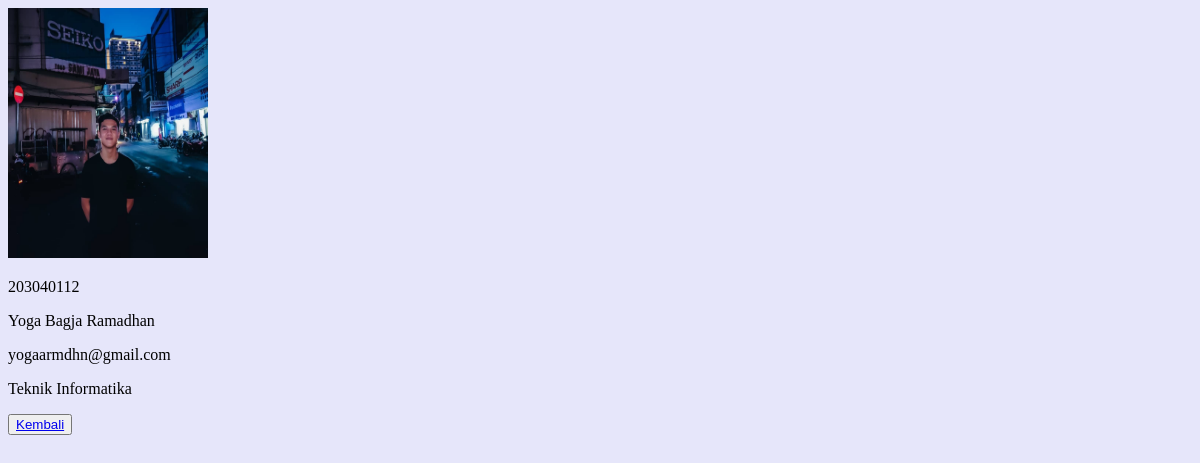
The page /latihan5a/php/detail.php?id=1 on the database its author committed.
### tables this page shows
CREATE TABLE `mahasiswa` (
  `id` int(11) NOT NULL,
  `img` varchar(100) NOT NULL,
  `nrp` varchar(10) NOT NULL,
  `nama` varchar(100) NOT NULL,
  `email` varchar(100) NOT NULL,
  `jurusan` varchar(50) NOT NULL
);

### latihan5a/php/functions.php (called while the page is built)
<?php
function koneksi()
{
    $conn = mysqli_connect("localhost", "root", "");
    mysqli_select_db($conn, "pw_tubes_203040112");
    return $conn;
}
function query ($sql)
{
    $conn = koneksi();
    $result = mysqli_query($conn, "$sql");
    $rows = [];
    while ($row = mysqli_fetch_assoc($result)) {
        $rows[] = $row;
    }
    return $rows;
}

### latihan5a/php/detail.php (the view, shortened to what this page needs)
<?php
    require 'functions.php';
    $id = $_GET ['id'];
    $mahasiswa = query("SELECT * FROM mahasiswa WHERE id = $id")[0];
?>
<!DOCTYPE html>
<html lang="en">
<head>
    <link rel="stylesheet" href="css/style.css">
</head>
<body bgcolor="lavender">
    <div class="container">
        <div class="gambar">
            <img width="200px" src="../assets/img/<?= $mahasiswa["img"]; ?>" ; alt="">
        </div>
    <div class="keterangan">
        <p><?= $mahasiswa["nrp"]; ?></p>
        <p><?= $mahasiswa["nama"]; ?></p>
        <p><?= $mahasiswa["email"]; ?></p>
        <p><?= $mahasiswa["jurusan"]; ?></p>
    </div>
        <button class="tombol-kembali"><a href="../index.php">Kembali</a></button>
    </div>
</body>
</html>

### latihan5a/css/style.css (style rules this page uses)
img { height: 250px; }

### rows shown on the page
mahasiswa: img (picture), nrp "203040112", nama "Yoga Bagja Ramadhan", email "yogaarmdhn@gmail.com", jurusan "Teknik Informatika"
